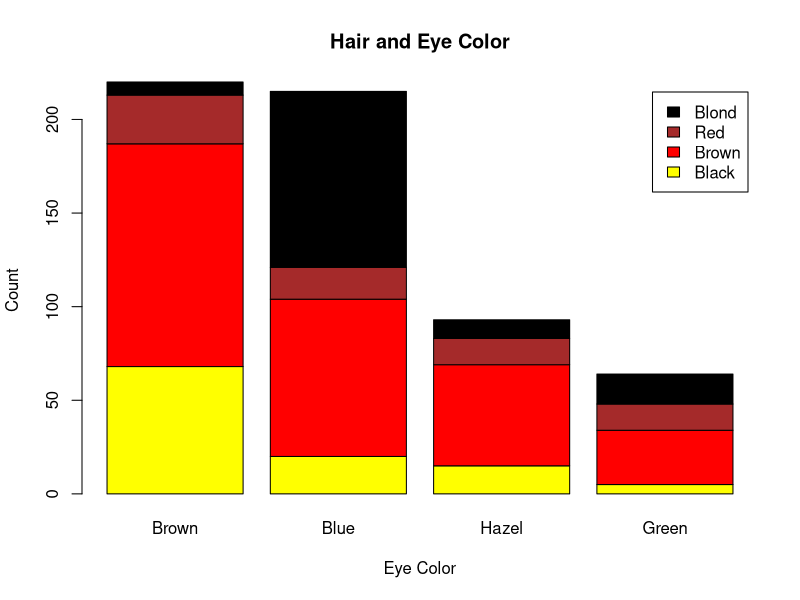
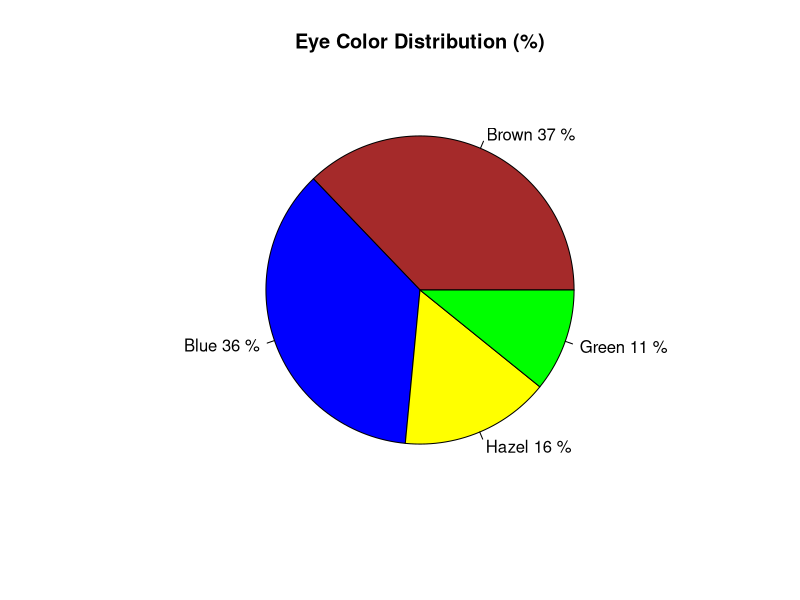

Source code (R) for these figures, in order:
data("HairEyeColor")

#Convert to table (Hair vs Eye)
hair_eye = margin.table(HairEyeColor, c(1, 2))

# Plot stacked bar chart
barplot(
  hair_eye,
  col = c('yellow', 'red', 'brown', 'black'),
  legend = rownames(hair_eye),
  xlab = "Eye Color",
  ylab = "Count",
  main = "Hair and Eye Color"
)

## PIE CHART
# Get total eye color counts
eye_total = margin.table(HairEyeColor, 2)

# Convert to percentages
percent = round(eye_total / sum(eye_total) * 100)

# Create labels with %
labels = paste(names(eye_total), percent, "%")

# Plot pie chart
pie(eye_total,
    labels = labels,
    col = c("brown", "blue", "yellow", "green"),
    main = "Eye Color Distribution (%)")
